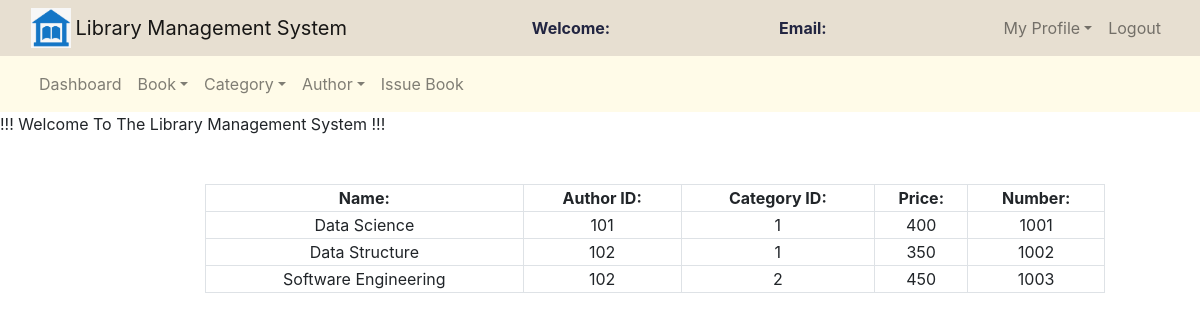
/admin/books.php, run on the app's committed database.
### tables this page shows
CREATE TABLE `books` (
  `book_id` int(11) NOT NULL,
  `book_name` varchar(250) NOT NULL,
  `author_id` int(11) NOT NULL,
  `cat_id` int(11) NOT NULL,
  `book_no` int(11) NOT NULL,
  `book_price` int(11) NOT NULL
);

CREATE TABLE `authors` (
  `author_id` int(11) NOT NULL,
  `author_name` varchar(250) NOT NULL
);

### admin/books.php (the view, shortened to what this page needs)
<?php
	require('functions.php');
	$query = "select books.book_name,books.cat_id,books.book_no,books.book_price,authors.author_id from books left join authors on books.author_id = authors.author_id";
?>
<!DOCTYPE html>
<html>
<head>
	<link rel="stylesheet" type="text/css" href="../bootstrap-4.4.1/css/bootstrap.min.css">
</head>
<body>
	<nav class="navbar navbar-expand-lg navbar-light" style="background-color: #E7DFD1;">
		<div class="container-fluid">
			<div class="navbar-header">
				<img src="./images/symbol.png" width="40" height="40" class="d-inline-block align-top" alt="">
				<a class="navbar-brand" href="admin_dashboard.php">Library Management System</a>
			</div>
			<font style="color: #222541"><span><strong>Welcome: <?php echo $_SESSION['name'];?></strong></span></font>
			<font style="color: #222541"><span><strong>Email: <?php echo $_SESSION['email'];?></strong></span></font>
			<ul class="nav navbar-nav navbar-right">
				<li class="nav-item dropdown">
					<a class="nav-link dropdown-toggle" data-toggle="dropdown">My Profile</a>
				</li>
				<li class="nav-item"><a class="nav-link" href="../logout.php">Logout</a></li>
			</ul>
		</div>
	</nav>
	<nav class="navbar navbar-expand-lg navbar-light" style="background-color: #fffbe8">
		<div class="container-fluid">
			<ul class="nav navbar-nav navbar-center">
				<li class="nav-item">
					<a href="admin_dashboard.php" class="nav-link">Dashboard</a>
				</li>
				<li class="nav-item dropdown">
					<a class="nav-link dropdown-toggle" data-toggle="dropdown">Book</a>
				</li>
				<li class="nav-item dropdown">
					<a class="nav-link dropdown-toggle" data-toggle="dropdown">Category</a>
				</li>
				<li class="nav-item dropdown">
					<a class="nav-link dropdown-toggle" data-toggle="dropdown">Author</a>
				</li>
				<li class="nav-item">
					<a href="issue_book.php" class="nav-link">Issue Book</a>
				</li>
			</ul>
		</div>
	</nav>
<span><marquee>!!! Welcome To The Library Management System !!!</marquee></span><br><br>
<div class="row">
	<div class="col-md-2"></div>
	<div class="col-md-8">
		<form>
			<table class="table-bordered" width="900px" style="text-align: center">
				<tr>
					<th>Name:</th>
					<th>Author ID:</th>
					<th>Category ID:</th>
					<th>Price:</th>
					<th>Number:</th>
				</tr>
				<?php
					$query_run = mysqli_query($connection,$query);
					while($row = mysqli_fetch_assoc($query_run)){
				?>
						<tr>
							<td><?php echo htmlspecialchars($row['book_name']);?></td>
							<td><?php echo htmlspecialchars($row['author_id']);?></td>
							<td><?php echo htmlspecialchars($row['cat_id']);?></td>
							<td><?php echo htmlspecialchars($row['book_price']);?></td>
							<td><?php echo htmlspecialchars($row['book_no']);?></td>
						</tr>
						<?php
					}
				?>
			</table>
		</form>
	</div>
	<div class="col-md-2"></div>
</div>
</body>
</html>

### data on the page
books: book_name "Data Science", author.author_id "101", cat "1", book_price "400", book_no "1001"
books: book_name "Data Structure", author.author_id "102", cat "1", book_price "350", book_no "1002"
books: book_name "Software Engineering", author.author_id "102", cat "2", book_price "450", book_no "1003"
